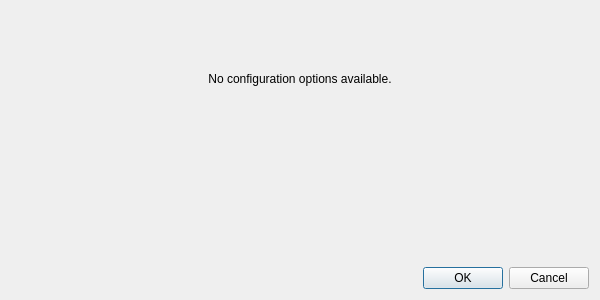
<?xml version="1.0" encoding="UTF-8"?>
<ui version="4.0">
<comment>
 * Released as open source by Gabriel Caudrelier
 *
 * Developed by Gabriel Caudrelier, gabriel dot caudrelier at gmail dot com
 *
 * https://github.com/metrodango/pip3line
 *
 * Released under BSD 3-Clause see LICENSE for more information
</comment>
 <class>DefaultDialog</class>
 <widget class="QDialog" name="DefaultDialog">
  <property name="geometry">
   <rect>
    <x>0</x>
    <y>0</y>
    <width>600</width>
    <height>300</height>
   </rect>
  </property>
  <property name="windowTitle">
   <string>Dialog</string>
  </property>
  <layout class="QVBoxLayout" name="verticalLayout">
   <item>
    <widget class="QLabel" name="label">
     <property name="text">
      <string>No configuration options available.</string>
     </property>
     <property name="alignment">
      <set>Qt::AlignCenter</set>
     </property>
    </widget>
   </item>
   <item alignment="Qt::AlignBottom">
    <widget class="QDialogButtonBox" name="buttonBox">
     <property name="orientation">
      <enum>Qt::Horizontal</enum>
     </property>
     <property name="standardButtons">
      <set>QDialogButtonBox::Cancel|QDialogButtonBox::Ok</set>
     </property>
    </widget>
   </item>
  </layout>
 </widget>
 <resources/>
 <connections>
  <connection>
   <sender>buttonBox</sender>
   <signal>accepted()</signal>
   <receiver>DefaultDialog</receiver>
   <slot>accept()</slot>
   <hints>
    <hint type="sourcelabel">
     <x>248</x>
     <y>254</y>
    </hint>
    <hint type="destinationlabel">
     <x>157</x>
     <y>274</y>
    </hint>
   </hints>
  </connection>
  <connection>
   <sender>buttonBox</sender>
   <signal>rejected()</signal>
   <receiver>DefaultDialog</receiver>
   <slot>reject()</slot>
   <hints>
    <hint type="sourcelabel">
     <x>316</x>
     <y>260</y>
    </hint>
    <hint type="destinationlabel">
     <x>286</x>
     <y>274</y>
    </hint>
   </hints>
  </connection>
 </connections>
</ui>
